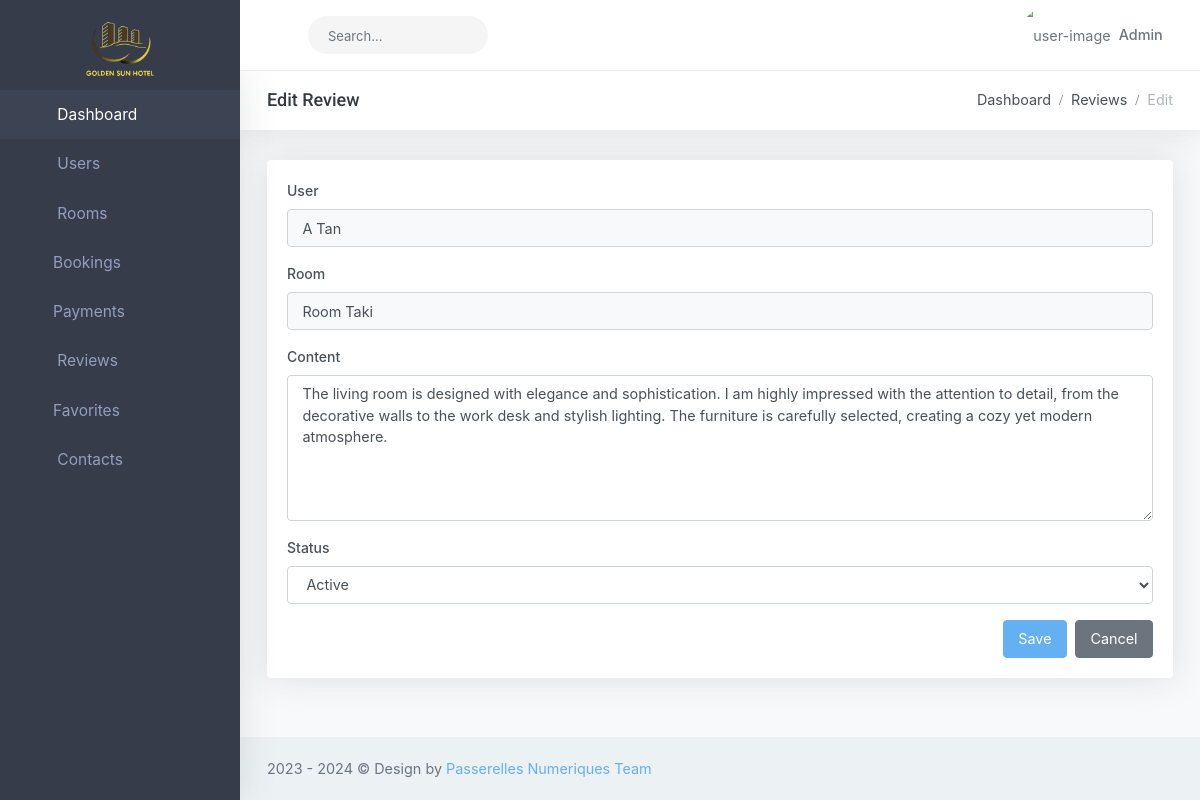
The page /admin.php?controller=reviews&action=edit&id=1 on the database its author committed.
### tables this page shows
CREATE TABLE `reviews` (
  `id` bigint(20) NOT NULL,
  `user_id` int(11) NOT NULL,
  `room_id` int(11) NOT NULL,
  `content` text NOT NULL,
  `status` int(11) NOT NULL,
  `updated_at` timestamp NOT NULL DEFAULT current_timestamp() ON UPDATE current_timestamp(),
  `created_at` timestamp NOT NULL DEFAULT current_timestamp()
);

CREATE TABLE `users` (
  `id` int(11) NOT NULL,
  `name` varchar(50) NOT NULL,
  `avatar` varchar(255) DEFAULT NULL,
  `email` varchar(100) NOT NULL,
  `birthday` date NOT NULL,
  `phone` varchar(20) NOT NULL,
  `password` varchar(255) NOT NULL,
  `role` int(11) NOT NULL,
  `status` int(11) NOT NULL,
  `gender` varchar(50) DEFAULT NULL,
  `updated_at` timestamp NOT NULL DEFAULT current_timestamp() ON UPDATE current_timestamp(),
  `created_at` timestamp NOT NULL DEFAULT current_timestamp()
);

CREATE TABLE `rooms` (
  `id` bigint(20) NOT NULL,
  `name` varchar(50) DEFAULT NULL,
  `bedroom` int(50) DEFAULT NULL,
  `bathroom` int(50) DEFAULT NULL,
  `livingroom` int(50) DEFAULT NULL,
  `type` varchar(50) DEFAULT NULL,
  `price` decimal(10,2) DEFAULT NULL,
  `tax` decimal(10,2) DEFAULT NULL,
  `cleaning_fee` decimal(10,2) DEFAULT NULL,
  `description` text DEFAULT NULL,
  `status` tinyint(1) DEFAULT NULL,
  `updated_at` timestamp NOT NULL DEFAULT current_timestamp() ON UPDATE current_timestamp(),
  `created_at` timestamp NOT NULL DEFAULT current_timestamp()
);

### admin.php (called while the page is built, shortened)
<?php
require 'routes/admin.route.php';

### config/database.php (called while the page is built, shortened)
<?php
class ConnectDB {
    private $server = 'localhost';
    private $username = 'root';
    private $password = '';
    private $database = 'hotel_management';
    protected function connect() {
        $connect = mysqli_connect($this->server,
            $this->username,
            $this->password,
            $this->database);
        mysqli_set_charset($connect,"utf8");
        return $connect;
    }
}
?>

### models/ReviewModel.php (called while the page is built, shortened)
<?php
include_once 'config/database.php';
class ReviewModel extends ConnectDB
{
    function getReview($id) {
        $sql = "SELECT users.name AS user_name, rooms.name AS room_name, reviews.id, reviews.content, reviews.status, reviews.updated_at
        FROM reviews
        JOIN users ON reviews.user_id = users.id
        JOIN rooms ON reviews.room_id = rooms.id
        WHERE reviews.id = $id";
        return mysqli_query($this->connect(), $sql);
    }
}

### views/admin/reviews/edit.view.php (the view, shortened to what this page needs)
<?php
require 'views/admin/partials/header.view.php'
?>
<body class="left-side-menu-dark topbar-light">
    <div id="wrapper">
        <?php
        require 'views/admin/partials/topbar.view.php'
        ?>
        <?php
        include 'views/admin/partials/sidebar.view.php';
        ?>
        <div class="content-page">
            <div class="content">
                <div class="container-fluid">
                    <div class="row">
                        <div class="col-12">
                            <div class="page-title-box">
                                <div class="page-title-right">
                                    <ol class="breadcrumb m-0">
                                        <li class="breadcrumb-item"><a href="admin.php">Dashboard</a></li>
                                        <li class="breadcrumb-item"><a href="admin.php?controller=reviews&action=list">Reviews</a></li>
                                        <li class="breadcrumb-item active">Edit</li>
                                    </ol>
                                </div>
                                <h4 class="page-title">Edit Review</h4>
                            </div>
                        </div>
                    </div>
                    <div class="row">
                        <div class="col-12">
                            <div class="card-box">
                                <div class="row">
                                    <div class="col-lg-12">
                                        <div>
                                            <form method="POST" action="#" class="parsley-examples" data-parsley-validate="" novalidate="" enctype="multipart/form-data">
                                                <div class="form-group">
                                                    <label for="user_name">User</label>
                                                    <input type="text" name="user_name" parsley-trigger="change" required="" placeholder="Enter name" class="form-control" id="user_name" value="<?php echo $oldReview['user_name'];?>" disabled>
                                                </div>
                                                <div class="form-group">
                                                    <label for="room_name">Room</label>
                                                    <input type="text" name="room_name" parsley-trigger="change" required="" placeholder="Enter name" class="form-control" id="room_name" value="<?php echo $oldReview['room_name'];?>" disabled>
                                                </div>
                                                <div class="form-group">
                                                    <label for="content">Content</label>
                                                    <textarea class="form-control" id="exampleTextarea" rows="6" name="content" id="content"><?php echo $oldReview['content'];?></textarea>
                                                </div>
                                                <div class="form-group">
                                                    <label for="exampleSelect1">Status</label>
                                                    <select class="form-control" id="status" name="status">
                                                        <option value="1" <?php if(isset($oldReview['status']) && $oldReview['status'] == '1'){ echo 'selected';}?>>Active</option>
                                                    </select>
                                                </div>
                                                <div class="form-group text-right mb-0">
                                                    <button class="btn btn-primary waves-effect waves-light mr-1" type="submit" name="update">Save</button>
                                                    <a href="admin.php?controller=reviews&action=list"
                                                    class="btn btn-secondary waves-effect waves-light">Cancel</a>
                                                </div>
                                            </form>
                                        </div>
                                    </div>
                                </div>
                            </div>
                        </div>
                    </div>
                </div>
            </div>
            <?php include 'views/admin/partials/footer.view.php'; ?>
        </div>
    </div>
</body>
</html>

### rows shown on the page
reviews: user_name "A Tan", room_name "Room Taki", content "The living room is designed with elegance and sophistication. I am highly impressed with the attention to detail, from the decorative walls to the work desk and stylish lighting. The furniture is carefully selected, creating a cozy yet modern atmosphere.", status "Active"
